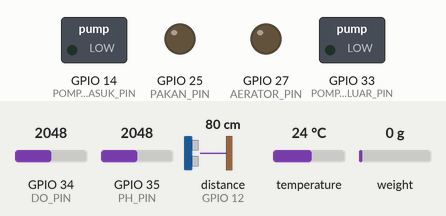
A sketch run on a simulated ESP32. Shown: switched loads named in the sketch (green lamp = pin HIGH), output pins drawn as LEDs (lit = HIGH). The inputs (shaded band) are chosen by the test bench; at power-on: distance to the obstacle (sensor on GPIO 12) 80 cm, GPIO 34 (DO_PIN) = 2048, temperature 24 °C, GPIO 35 (PH_PIN) = 2048, weight on the scale 0 g. The echo pulse lasts 58.3 µs per cm; WiFi joins after 1.5 s; servers stay silent unless stated; no MQTT or app messages arrive unless stated; pins used as bus, display or sensor lines are not drawn; what the sketch prints to the serial monitor is not drawn.

Above: at 3.7 s.
3.8 s: distance to the obstacle (sensor on GPIO 12) set to 56 cm
At 13.7 s:
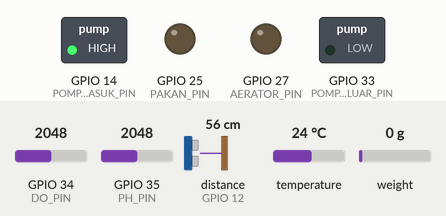
14.3 s: distance to the obstacle (sensor on GPIO 12) set to 47 cm
At 22.1 s:
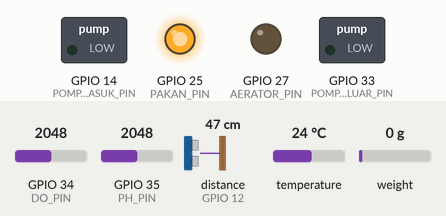
24.2 s: GPIO 34 (DO_PIN) set to 1587
33.2 s: GPIO 34 (DO_PIN) set to 1484
At 43.1 s:
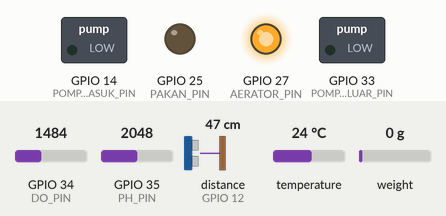
44.2 s: temperature set to 29.7 °C
53.2 s: temperature set to 30.8 °C
At 62.2 s:
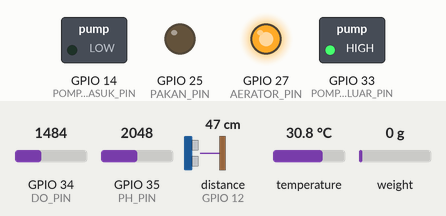
Timing chart, 0 to 68.2 s (numbered marks = the images above; inputs shaded):
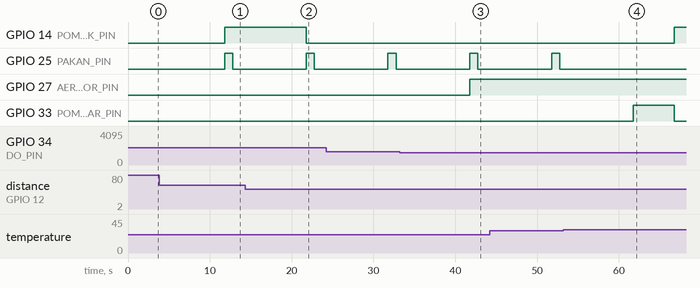

The sketch:

code.ino
```cpp
// -=====- LIBRARY -=====-
#include <WiFi.h>               // Library koneksi WiFi
#include <PubSubClient.h>       // Library MQTT
#include <OneWire.h>            // Untuk komunikasi sensor DS18B20
#include <DallasTemperature.h>  // Untuk sensor suhu
#include <HX711.h>              // Untuk sensor berat HX711
#include <ArduinoJson.h>        // Untuk membuat JSON

// -=====- KONFIGURASI WIFI & MQTT -=====-
const char* ssid = ""; // Masukkan nama WiFi
const char* password = ""; // Masukkan password WiFi

const char* mqtt_server = "broker.emqx.io";       // Server MQTT
const int mqtt_port = 1883;                       // Port default
const char* mqtt_client_id = "225510000";         // ID client unik
const char* mqtt_topic = "nugra/data/kolam";      // Topik untuk data sensor
const char* mqtt_control_topic = "nugra/kontrol/kolam"; // Topik kontrol manual

// -=====- PIN SENSOR -=====-
#define ONE_WIRE_BUS 4    // Pin data DS18B20
#define DO_PIN 34         // Pin sensor DO (Analog)
#define PH_PIN 35         // Pin sensor pH (Analog)
#define HX711_DOUT 5      // Data pin HX711
#define HX711_SCK 18      // Clock pin HX711
#define TRIG_PIN 13       // Trigger Ultrasonik
#define ECHO_PIN 12       // Echo Ultrasonik

// -=====- PIN AKTUATOR -=====-
#define POMPA_MASUK_PIN 14   // Pompa untuk memasukkan air
#define POMPA_KELUAR_PIN 33  // Pompa untuk mengeluarkan air
#define AERATOR_PIN 27       // Aerator (oksigenasi)
#define PAKAN_PIN 25         // Motor penyebar pakan

// -=====- VARIABEL KONTROL -=====-
bool suhuAktif = true;
bool doAktif = true;
bool phAktif = true;
bool beratAktif = true;
bool levelAktif = true;
bool pakanAktif = true;

// -=====- OBJEK SENSOR -=====-
OneWire oneWire(ONE_WIRE_BUS);
DallasTemperature sensors(&oneWire);
HX711 scale;
WiFiClient espClient;
PubSubClient client(espClient);

// -=====- KONFIGURASI SENSOR -=====-
const int pond_id = 1;
const float DO_VOLTAGE_MIN = 0.0;
const float DO_VOLTAGE_MAX = 3.3;
const float PH_VOLTAGE_MIN = 0.0;
const float PH_VOLTAGE_MAX = 3.3;
const float TANK_HEIGHT = 100.0;       // Tinggi tangki dalam cm
const float SCALE_CALIBRATION = -7050.0; // Kalibrasi HX711

// -=====- TIMER NON-BLOCKING -=====-
unsigned long lastPublish = 0;
const unsigned long publishInterval = 10000; // 10 detik

// -=====- SETUP -=====-
void setup() {
  Serial.begin(115200); // Memulai Serial Monitor

  sensors.begin(); // Mulai sensor suhu
  scale.begin(HX711_DOUT, HX711_SCK); // Mulai HX711
  scale.set_scale(SCALE_CALIBRATION); // Set kalibrasi berat
  scale.tare(); // Nol-kan sensor berat

  pinMode(TRIG_PIN, OUTPUT);
  pinMode(ECHO_PIN, INPUT);

  pinMode(POMPA_MASUK_PIN, OUTPUT);
  pinMode(POMPA_KELUAR_PIN, OUTPUT);
  pinMode(AERATOR_PIN, OUTPUT);
  pinMode(PAKAN_PIN, OUTPUT);

  setup_wifi(); // Hubungkan ke WiFi
  client.setServer(mqtt_server, mqtt_port);
  client.setCallback(callback); // Set fungsi terima pesan
}

// -=====- SETUP WIFI NON-BLOCKING DENGAN TIMEOUT -=====-
void setup_wifi() {
  Serial.println("Menghubungkan ke WiFi...");
  WiFi.begin(ssid, password);
  unsigned long startTime = millis();
  while (WiFi.status() != WL_CONNECTED && millis() - startTime < 60000) {
    delay(100);
    Serial.print(".");
  }
  if (WiFi.status() == WL_CONNECTED)
    Serial.println("\nWiFi Terhubung!");
  else
    Serial.println("\nWiFi gagal terhubung.");
}

// -=====- REKONEKSI MQTT -=====-
void reconnect() {
  while (!client.connected()) {
    Serial.print("Mencoba konek MQTT...");
    if (client.connect(mqtt_client_id)) {
      Serial.println("Berhasil!");
      client.subscribe(mqtt_control_topic);
    } else {
      Serial.print("Gagal, rc=");
      Serial.println(client.state());
      delay(5000);
    }
  }
}

// -=====- CALLBACK UNTUK KONTROL MANUAL DARI MQTT -=====-
void callback(char* topic, byte* payload, unsigned int length) {
  String msg;
  for (unsigned int i = 0; i < length; i++) msg += (char)payload[i];
  Serial.println("Kontrol MQTT: " + msg);

  if (msg == "suhu_on") suhuAktif = true;
  else if (msg == "suhu_off") suhuAktif = false;
  else if (msg == "do_on") doAktif = true;
  else if (msg == "do_off") doAktif = false;
  else if (msg == "ph_on") phAktif = true;
  else if (msg == "ph_off") phAktif = false;
  else if (msg == "berat_on") beratAktif = true;
  else if (msg == "berat_off") beratAktif = false;
  else if (msg == "level_on") levelAktif = true;
  else if (msg == "level_off") levelAktif = false;
  else if (msg == "pakan_on") pakanAktif = true;
  else if (msg == "pakan_off") pakanAktif = false;
}

// -=====- FUNGSI PEMBACA SENSOR -=====-
float readTemperature() {
  if (!suhuAktif) return -1;
  sensors.requestTemperatures();
  float t = sensors.getTempCByIndex(0);
  return (t == DEVICE_DISCONNECTED_C) ? -1 : t;
}

float readDO() {
  if (!doAktif) return -1;
  int analogValue = analogRead(DO_PIN);
  float voltage = analogValue * (3.3 / 4095.0);
  return constrain(mapFloat(voltage, DO_VOLTAGE_MIN, DO_VOLTAGE_MAX, 0.0, 8.0), 0.0, 8.0);
}

float readPH() {
  if (!phAktif) return -1;
  int analogValue = analogRead(PH_PIN);
  float voltage = analogValue * (3.3 / 4095.0);
  return constrain(mapFloat(voltage, PH_VOLTAGE_MIN, PH_VOLTAGE_MAX, 0.0, 14.0), 0.0, 14.0);
}

float readWeight() {
  if (!beratAktif) return -1;
  if (scale.is_ready()) {
    float weight = scale.get_units(10);
    return weight < 0 ? 0 : weight;
  }
  return -1;
}

float readWaterLevel() {
  if (!levelAktif) return -1;
  digitalWrite(TRIG_PIN, LOW); delayMicroseconds(2);
  digitalWrite(TRIG_PIN, HIGH); delayMicroseconds(10);
  digitalWrite(TRIG_PIN, LOW);
  long duration = pulseIn(ECHO_PIN, HIGH);
  float distance = duration * 0.034 / 2;
  float level = ((TANK_HEIGHT - distance) / TANK_HEIGHT) * 100.0;
  return constrain(level, 0.0, 100.0);
}

float mapFloat(float x, float in_min, float in_max, float out_min, float out_max) {
  return (x - in_min) * (out_max - out_min) / (in_max - in_min) + out_min;
}

// -=====- KONTROL AKTUATOR OTOMATIS -=====-
void kontrolAktuator(float suhu, float doVal, float level, float berat) {
  // Aerator aktif jika DO < 3
  digitalWrite(AERATOR_PIN, (doVal < 3.0 && doVal >= 0) ? HIGH : LOW);

  // Pompa masuk aktif jika level rendah
  if (level < 50.0 && level >= 0) {
    digitalWrite(POMPA_MASUK_PIN, HIGH);
  } else {
    digitalWrite(POMPA_MASUK_PIN, LOW);
  }

  // Ganti air jika suhu terlalu panas
  if (suhu > 30.0 && suhu < 100.0) {
    digitalWrite(POMPA_KELUAR_PIN, HIGH); delay(5000);
    digitalWrite(POMPA_KELUAR_PIN, LOW);
    digitalWrite(POMPA_MASUK_PIN, HIGH); delay(5000);
    digitalWrite(POMPA_MASUK_PIN, LOW);
  }

  // Motor pakan otomatis jika berat < 50g
  if (pakanAktif && berat < 50.0 && berat >= 0) {
    digitalWrite(PAKAN_PIN, HIGH); delay(1000);
    digitalWrite(PAKAN_PIN, LOW);
  }
}

// -=====- KIRIM DATA SENSOR KE MQTT -=====-
void publishSensorData() {
  if (!client.connected()) reconnect();
  client.loop();

  float suhu = readTemperature();
  float doVal = readDO();
  float ph = readPH();
  float berat = readWeight();
  float level = readWaterLevel();

  kontrolAktuator(suhu, doVal, level, berat); // Kontrol otomatis

  StaticJsonDocument<256> doc;
  doc["kolam"] = pond_id;
  doc["suhu"] = suhu;
  doc["do"] = doVal;
  doc["ph"] = ph;
  doc["berat_pakan"] = berat;
  doc["level_air"] = level;

  char buffer[256];
  serializeJson(doc, buffer);

  if (client.publish(mqtt_topic, buffer)) {
    Serial.println("Data terkirim:");
    Serial.println(buffer);
  } else {
    Serial.println("Gagal kirim data");
  }
}

// -=====- LOOP UTAMA -=====-
void loop() {
  if (WiFi.status() != WL_CONNECTED) setup_wifi();
  if (millis() - lastPublish >= publishInterval) {
    lastPublish = millis();
    publishSensorData();
  }
  client.loop();
}
```

Measured:
- the behaviour switches between 51 and 50 cm on distance to the obstacle (sensor on GPIO 12) (found by bisection; images 1 and 2)
- the behaviour switches between 1536 and 1535 on GPIO 34 (DO_PIN) (found by bisection; images 2 and 3)
- the behaviour switches between 30 and 30.1 °C on temperature (found by bisection; images 3 and 4)
- after the input at 14.3 s, GPIO 14 (POMPA_MASUK_PIN): HIGH → LOW after 7.5 s
- after the input at 33.2 s, GPIO 27 (AERATOR_PIN): LOW → HIGH after 8.6 s
- after the input at 53.2 s, GPIO 14 (POMPA_MASUK_PIN): LOW → HIGH after 13.6 s; GPIO 25 (PAKAN_PIN): stays LOW (without the input it goes to HIGH after 8.6 s); GPIO 33 (POMPA_KELUAR_PIN): LOW → HIGH after 8.6 s, → LOW 5.0 s later
